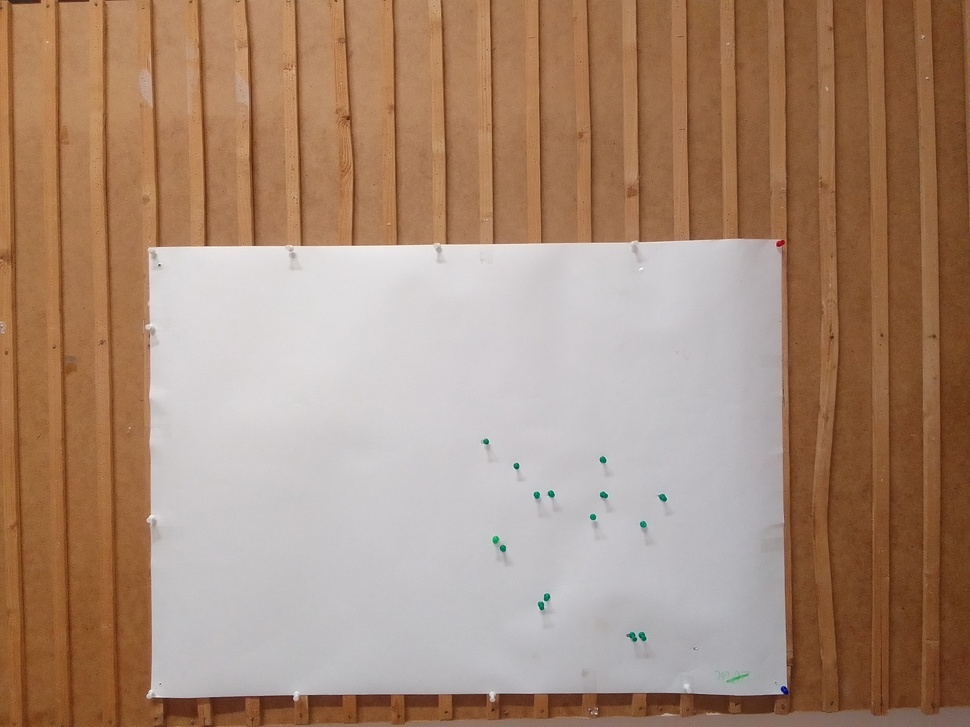
#> input picture r_2/25_meters.jpg, 970 x 727 px, shrunk from 2560 x 1920 before the run
$ python test3.py
#> lines starting #> are read from the running program, lines starting #| are printed output that depends on the picture
import cv2 as cv

img = cv.imread('25_meters.jpg')
#> img is the input picture: shape (727, 970, 3); mean B, G, R 118.6, 139.2, 168.5
for i in range(img.shape[0]):
    for j in range(img.shape[1]):
        pixel = img[i, j]
        pixel[1] = (pixel[1] - pixel[2]) if pixel[1] > pixel[2] else 0

img = img[:,:,1]
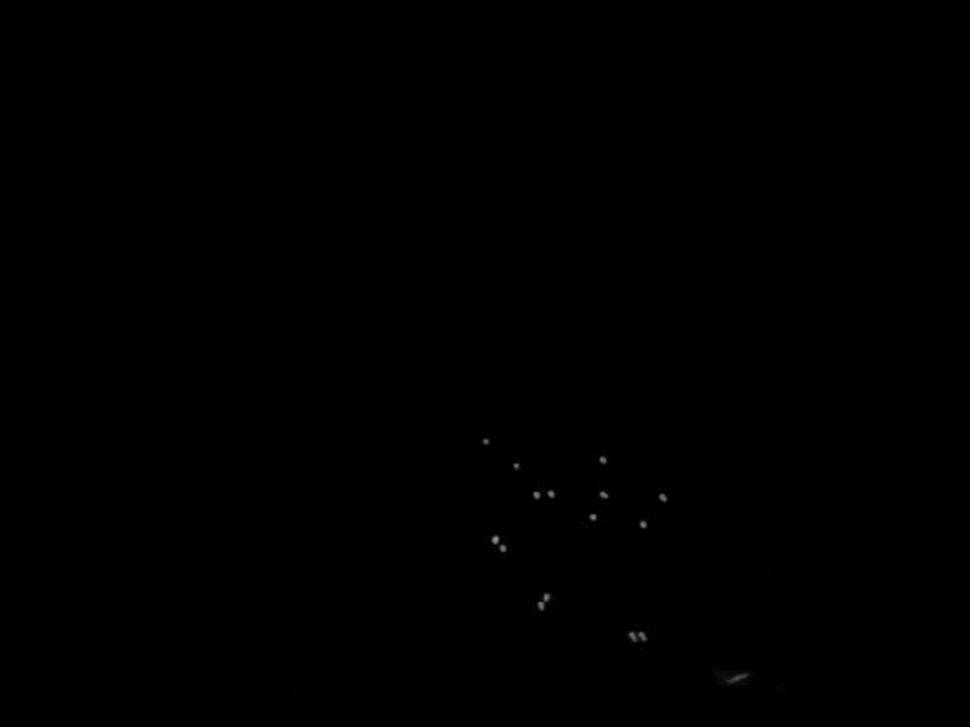
#> img: shape (727, 970); min 0, max 154, mean 0.1
cv.imwrite('25_meters_t.jpg', img)

$ run again, with r_2/20_meters.jpg copied over r_2/25_meters.jpg
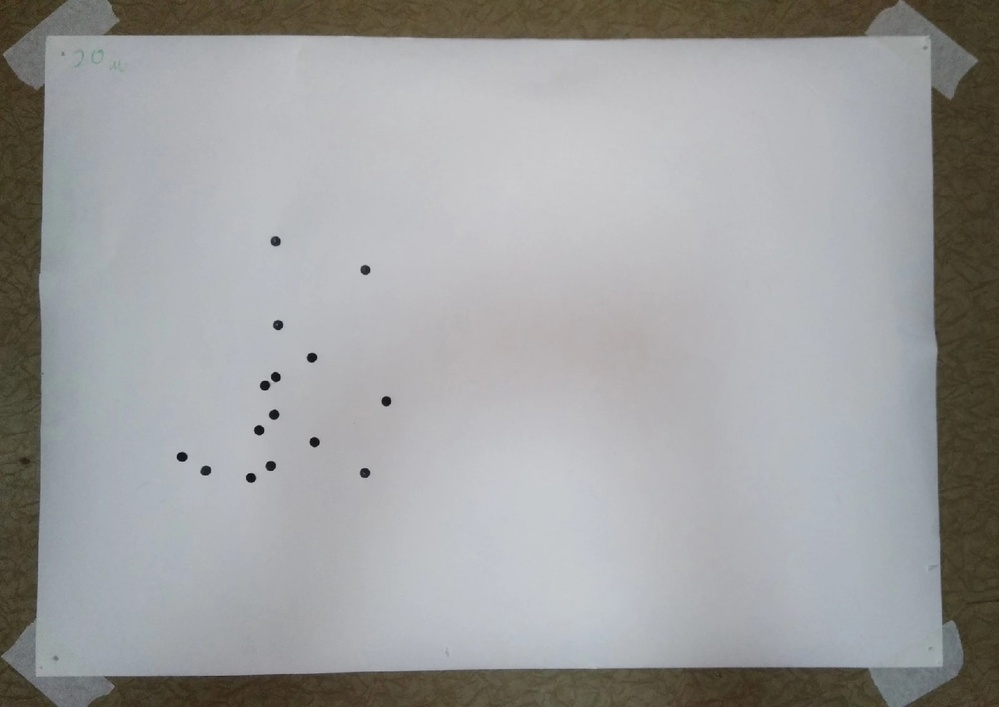
#> input picture r_2/20_meters.jpg, 999 x 707 px, shrunk from 1600 x 1132 before the run
#> img is the input picture: shape (707, 999, 3); mean B, G, R 158.3, 158.2, 157.7
#> `img = img[:,:,1]`:
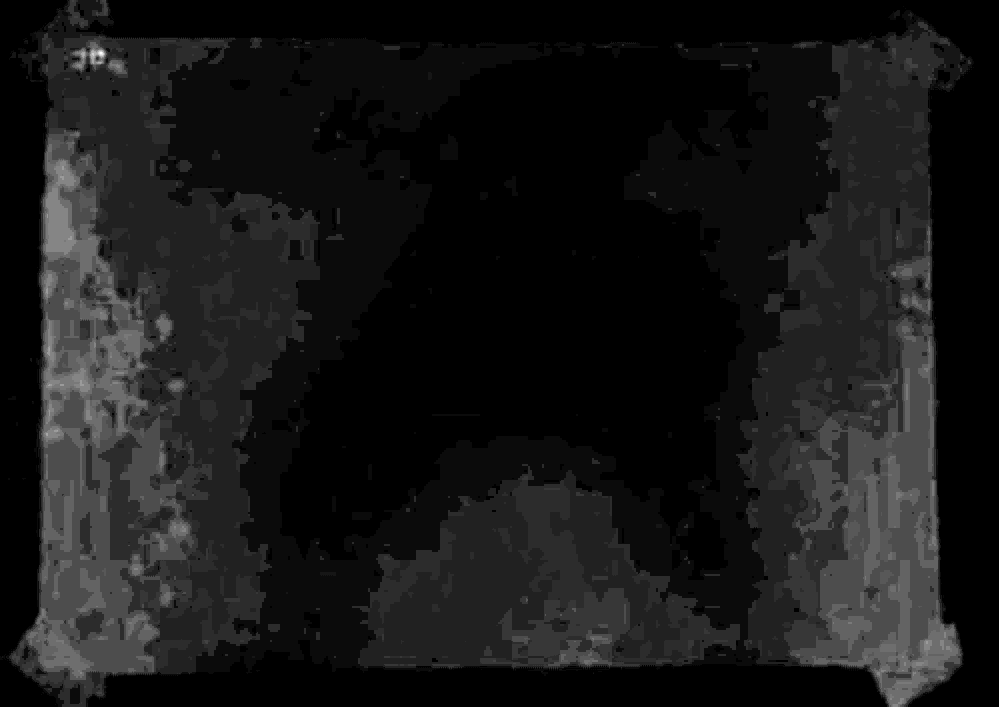
#> img: shape (707, 999); min 0, max 23, mean 2.1; drawn with min black and max white
